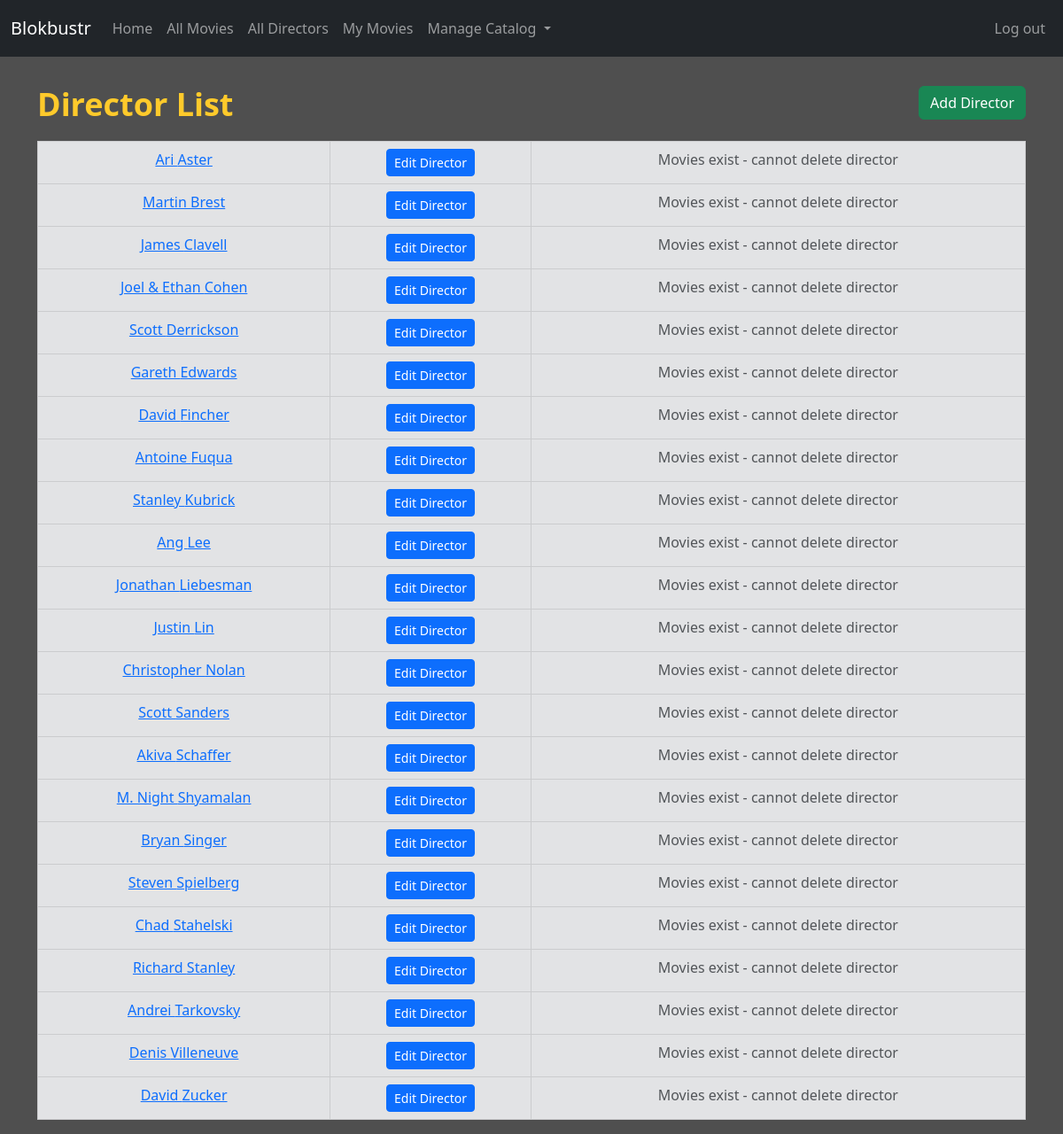
Page /directors/ (signed in) on the committed database.
### catalog/models.py (models this page shows, shortened)
class Director(models.Model):
    first_name = models.CharField(max_length=60)
    last_name = models.CharField(max_length=60)
    date_of_birth = models.CharField(max_length=60, blank=True, default='')
    date_of_death = models.CharField(max_length=60, blank=True, default='')
    class Meta:
        ordering = ["last_name", "first_name"]
    def get_absolute_url(self):
        return reverse("director_detail", args=[str(self.id)])

### catalog/views.py (the view)
# urls.py: path('directors/', views.director_list, name='director_list'),
def director_list(request):
    directors = Director.objects.all()
    return render(request, 'catalog/director_list.html', {'director_list': directors})

### catalog/templates/catalog/director_list.html (shortened to what this page needs)
{% extends "catalog/base.html" %}
{% block content %}
    <div class="d-flex justify-content-between align-items-center mb-3">
        <h1>Director List</h1>
        {% if user.is_superuser %}
            <a href="{% url 'director_create' %}" class="btn btn-success">Add Director</a>
        {% endif %}
    </div>
    {% if director_list %}
        <table class="table table-bordered">
            {% for director in director_list %}
                <tr class="table-secondary">
                    <td>
                        <a href="{{ director.get_absolute_url }}">{{ director.first_name }} {{ director.last_name }}</a>
                    </td>
                    {% if user.is_superuser %}
                        <td>
                            <a href="{% url 'director_update' pk=director.pk %}" class="btn btn-primary btn-sm">
                                Edit Director
                            </a>
                        </td>
                        <td>
                            {% if director.movies.all %}
                                <span class="text-muted">Movies exist - cannot delete director</span>
                            {% else %}
                                <a href="{% url 'director_delete' pk=director.pk %}"
                                   onclick="return confirm('Are you sure you want to delete?')"
                                   class="btn btn-danger btn-sm">
                                    Delete
                                </a>
                            {% endif %}
                        </td>
                    {% endif %}
                </tr>
            {% endfor %}
        </table>
    {% else %}
        <p>There are no directors in the library.</p>
    {% endif %}
{% endblock %}

### catalog/static/css/my_style_v1.css (style rules this page uses)
html { font-size: 16px; font-family: arial, sans-serif; background-color: #4f4f4f; }
h1 { color: #ffca2b; font-size: 36px; font-weight: bold; margin-top: 8px; margin-bottom: 4px; }

### catalog/templates/catalog/base.html (style rules this page uses)
body { background-color: #4f4f4f; }

### rows in the picture
Director: first_name "Ari", last_name "Aster", shows "Movies exist - cannot delete director"
Director: first_name "Martin", last_name "Brest", shows "Movies exist - cannot delete director"
Director: first_name "James", last_name "Clavell", shows "Movies exist - cannot delete director"
Director: first_name "Joel & Ethan", last_name "Cohen", shows "Movies exist - cannot delete director"
Director: first_name "Scott", last_name "Derrickson", shows "Movies exist - cannot delete director"
Director: first_name "Gareth", last_name "Edwards", shows "Movies exist - cannot delete director"
Director: first_name "David", last_name "Fincher", shows "Movies exist - cannot delete director"
Director: first_name "Antoine", last_name "Fuqua", shows "Movies exist - cannot delete director"
Director: first_name "Stanley", last_name "Kubrick", shows "Movies exist - cannot delete director"
Director: first_name "Ang", last_name "Lee", shows "Movies exist - cannot delete director"
Director: first_name "Jonathan", last_name "Liebesman", shows "Movies exist - cannot delete director"
Director: first_name "Justin", last_name "Lin", shows "Movies exist - cannot delete director"
Director: first_name "Christopher", last_name "Nolan", shows "Movies exist - cannot delete director"
Director: first_name "Scott", last_name "Sanders", shows "Movies exist - cannot delete director"
Director: first_name "Akiva", last_name "Schaffer", shows "Movies exist - cannot delete director"
Director: first_name "M. Night", last_name "Shyamalan", shows "Movies exist - cannot delete director"
Director: first_name "Bryan", last_name "Singer", shows "Movies exist - cannot delete director"
Director: first_name "Steven", last_name "Spielberg", shows "Movies exist - cannot delete director"
Director: first_name "Chad", last_name "Stahelski", shows "Movies exist - cannot delete director"
Director: first_name "Richard", last_name "Stanley", shows "Movies exist - cannot delete director"
Director: first_name "Andrei", last_name "Tarkovsky", shows "Movies exist - cannot delete director"
Director: first_name "Denis", last_name "Villeneuve", shows "Movies exist - cannot delete director"
Director: first_name "David", last_name "Zucker", shows "Movies exist - cannot delete director"
